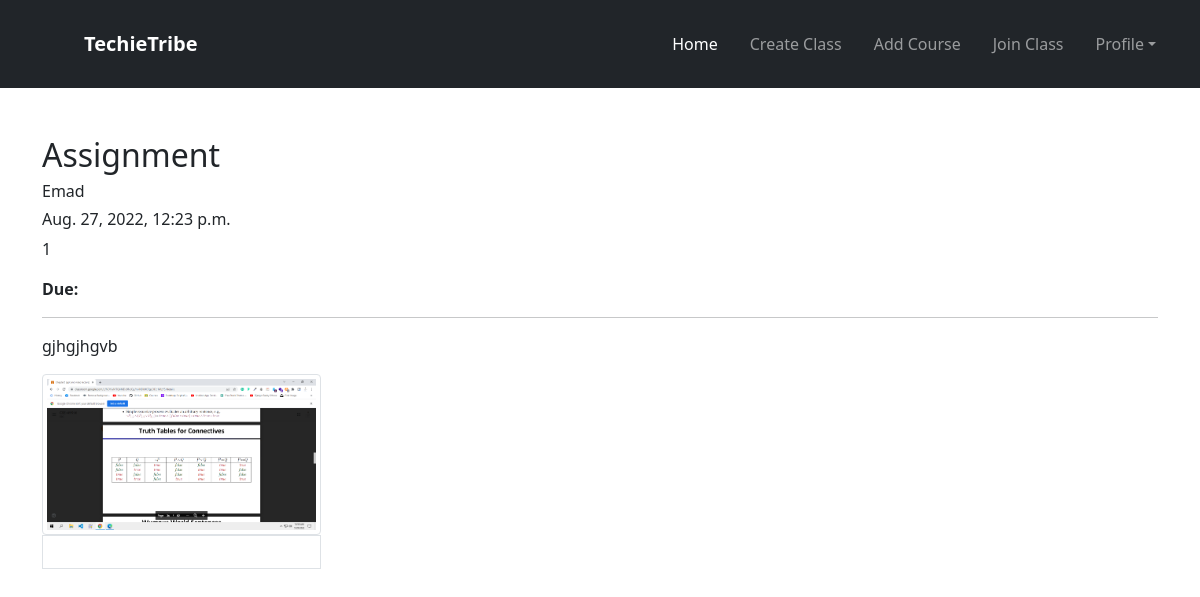
The page /teacher/showmywork/25/ (signed in) on the database its author committed.
### teacher/models.py (models this page shows, shortened)
class AddClassWork(models.Model):
    myclass = models.ForeignKey(
        CreateClass, on_delete=models.CASCADE)
    mytopic = models.CharField(
        max_length=20, choices=Choice_Type, default='Presentation')
    title = models.TextField(max_length=100, default="none")
    description = models.TextField(blank=True, null=True)
    marks = models.IntegerField(blank=True, null=True, default=0)
    imagephoto = models.ImageField(upload_to='images/', blank=True, null=True)
    document = models.FileField(upload_to='documents/', blank=True, null=True)
    current_date = models.DateTimeField(
        auto_now_add=True,  blank=True)
    end_date_time = models.DateTimeField(blank=True, null=True)

### teacher/views.py (the view)
# urls.py: path('showmywork/<int:id>/', ShowWorkview.as_view(), name='showmywork'),
class ShowWorkview(View):
    def get(self, request, id):
        if request.user.is_authenticated:
            allwork = AddClassWork.objects.get(pk=id)
            return render(request, 'ShowWork.html', {'allwork': allwork})
        else:
            return redirect("/")

### teacher/templates/ShowWork.html (shortened to what this page needs)
{% extends 'base_teacher.html' %} <br />
{% load static %} <br />
{% load mathfilters %} <br />
{% block content %}
<br />
<div class="container mt-4">
  <h2 class="text-dark">{{allwork.mytopic}}</h2>
  <h6>{{request.user.first_name}}</h6>
  <h6>{{allwork.current_date}}</h6>
  <div>
    <p>{{allwork.marks}}</p>
    <p>
      <span class="fw-bold">Due:</span>
    </p>
  </div>
  <hr />
  <div class="mb-5">
    {% if allwork.description %}
    <p>{{allwork.description}}</p>
    {% endif %}
    <div>
      {% if allwork.imagephoto %}
      <img
        src="{{allwork.imagephoto.url}}"
        alt=""
        class="w-25 img-thumbnail img-fluid"
      />
      {% endif %}
    </div>
    <div class="border p-3 w-25">
    </div>
  </div>
</div>
{% endblock content %}

### teacher/static/css/form.css (style rules this page uses)
*, *:before, *:after { -webkit-box-sizing: border-box; box-sizing: border-box; }

### rows shown on the page
AddClassWork: mytopic "Assignment", current_date "Aug. 27, 2022, 12:23 p.m.", marks "1", description "gjhgjhgvb", imagephoto (picture)

### other values the page prints
{{ request.user.first_name }} "Emad"
